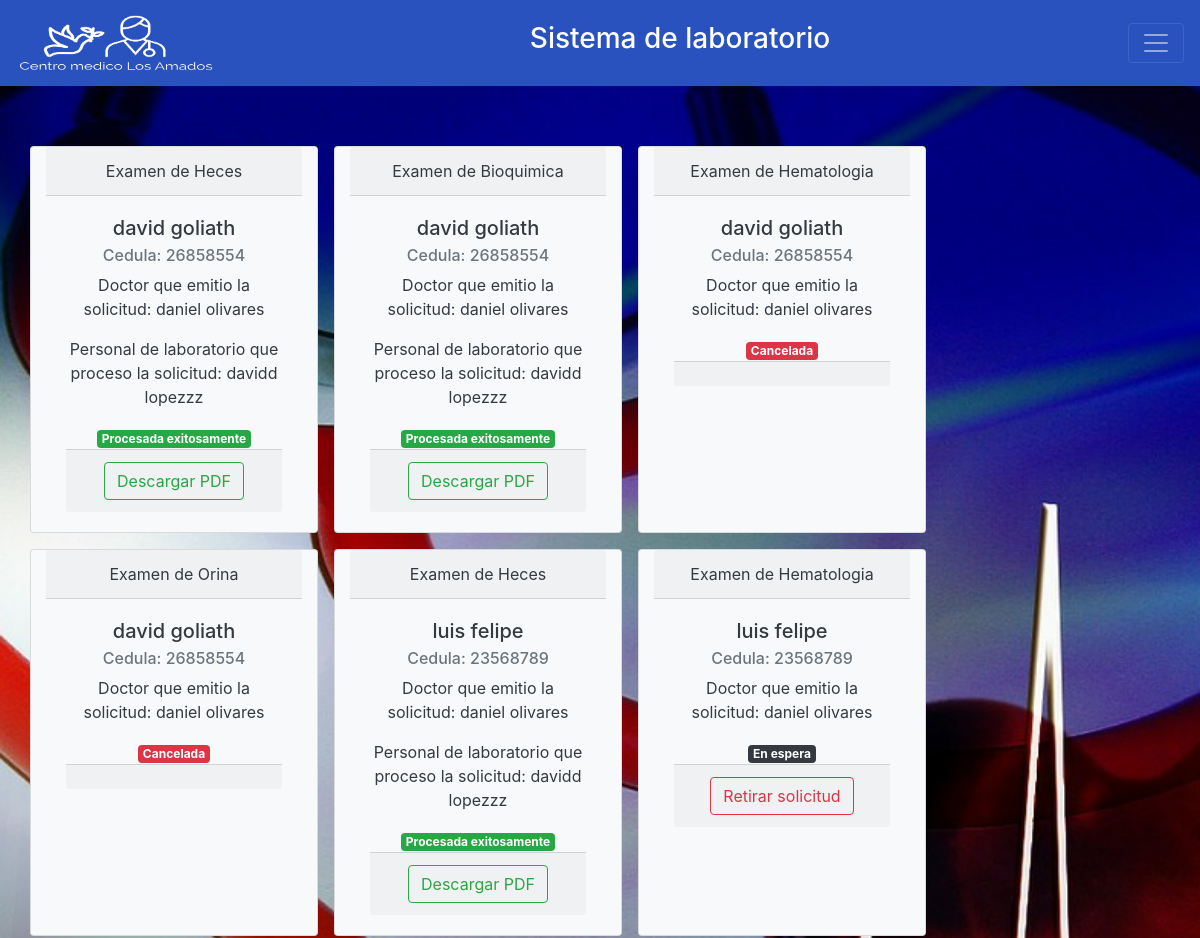
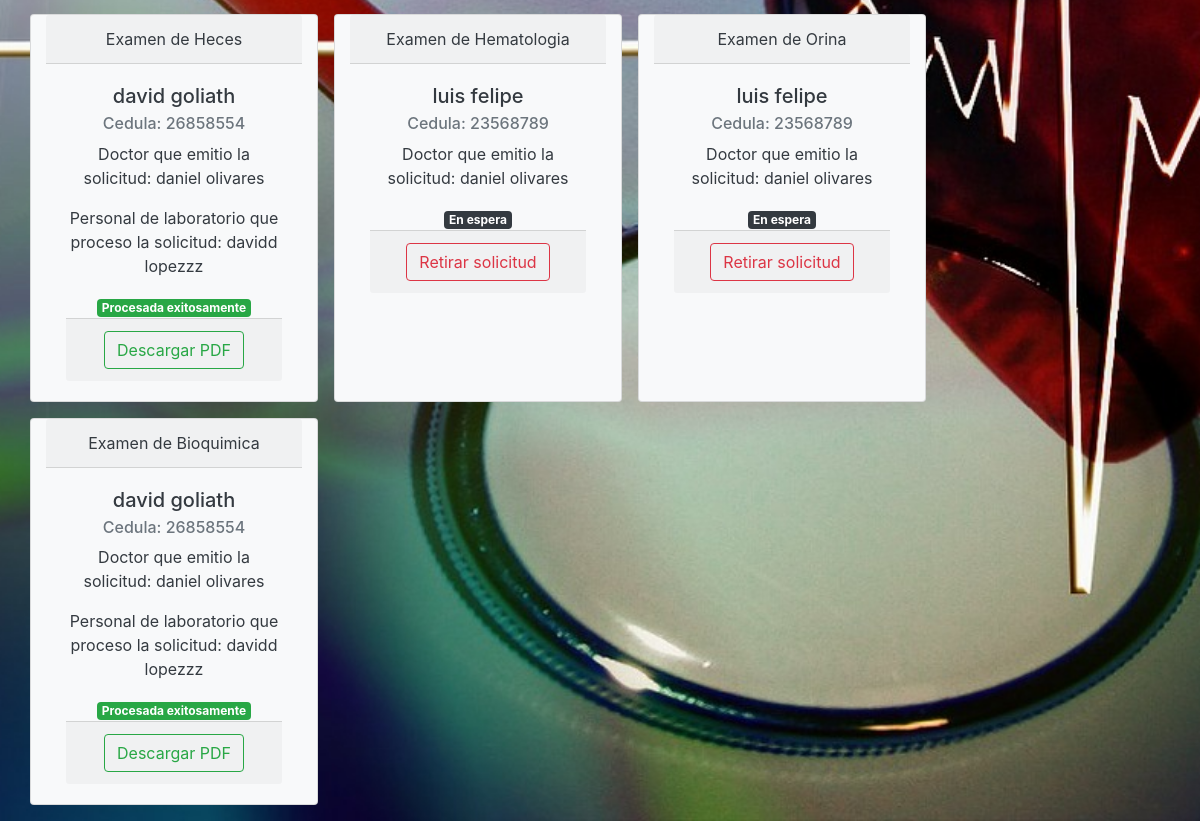
Screenshot of /lexamadmin.php (signed in) with the database file from the repository (2 pictures, top to bottom).
### tables this page shows
CREATE TABLE `examenes` (
  `ID_examen` int(11) NOT NULL,
  `ID_paciente` int(11) NOT NULL,
  `ID_doctor` int(11) NOT NULL,
  `ID_lab` int(11) DEFAULT NULL,
  `tipo` varchar(30) NOT NULL,
  `pdf` varchar(40) DEFAULT NULL,
  `estado` varchar(20) NOT NULL
);

CREATE TABLE `pacientes` (
  `ID` int(11) NOT NULL,
  `nombre` varchar(40) NOT NULL,
  `apellido` varchar(40) NOT NULL,
  `direccion` text DEFAULT NULL,
  `telefono` varchar(20) NOT NULL,
  `ci` bigint(20) NOT NULL,
  `correo` varchar(150) DEFAULT NULL,
  `edad` int(11) DEFAULT NULL
);

CREATE TABLE `usuarios` (
  `ID` int(11) NOT NULL,
  `user` varchar(40) NOT NULL,
  `nombre` varchar(40) DEFAULT NULL,
  `apellido` varchar(40) DEFAULT NULL,
  `telf` varchar(20) DEFAULT NULL,
  `correo` varchar(130) NOT NULL,
  `password` varchar(100) NOT NULL,
  `clase` varchar(20) NOT NULL
);

### lexamadmin.php (the view, shortened to what this page needs)
<?php
include_once('conect.php');
?>
<!DOCTYPE html>
<html lang="es">
<head>
 <link rel="stylesheet" type="text/css" href=css/main.css>
 <link rel="stylesheet" href="https://cdn.jsdelivr.net/npm/bootstrap@4.5.3/dist/css/bootstrap.min.css">
</head>
<body>
<nav class="navbar sticky-top navbar-dark" style="background-color: #2a52be;">
            <a class="navbar-brand" href="adminmenu.php">
                <img src="img/logonav.png" width="200" height="60" class="d-inline-block align-top" alt="" loading="lazy">
            </a>
            <h3 style="color: white;">Sistema de laboratorio</h3>
            <button class="navbar-toggler" type="button" data-toggle="collapse" data-target="#navbarNavAltMarkup" aria-controls="navbarNavAltMarkup" aria-expanded="false" aria-label="Toggle navigation">
                <span class="navbar-toggler-icon"></span>
            </button>
</nav>
<div class="parallaxdoc2">
    <div class="container" style="margin-top:5%">
    <div class="row">
    <?php
        $query="Select * from examenes";
        $rsquery=mysqli_query($con,$query) or die ('Error: '.mysqli_error($con));
        while($fquery=mysqli_fetch_array($rsquery)){
                $idpac=$fquery['ID_paciente'];
            $iddoc=$fquery['ID_doctor'];
            $querypac="Select * from pacientes Where ID='$idpac'";
            $rsquerypac=mysqli_query($con,$querypac) or die ('Error: '.mysqli_error($con));
            $fquerypac=mysqli_fetch_array($rsquerypac);
            $querydoc="Select * from usuarios Where ID='$iddoc'";
            $rsquerydoc=mysqli_query($con,$querydoc) or die ('Error: '.mysqli_error($con));
            $fquerydoc=mysqli_fetch_array($rsquerydoc);
                ?>
                <div class="card text-dark col-lg-4 col-md-4 col-sm-12 col-12 bg-light mb-3 mr-3" style="max-width: 18rem;">
                   <div class="card-header"><?php echo "Examen de ".$fquery['tipo']; ?></div>
                   <div class="card-body">
                      <h5 class="card-title"><?php echo $fquerypac['nombre']." ".$fquerypac['apellido'];?></h5>
                      <h6 class="card-subtitle mb-2 text-muted"><?php echo "Cedula: ".$fquerypac['ci'];?></h6>
                      <p class="card-text"><?php echo "Doctor que emitio la solicitud:"." ".$fquerydoc['nombre']." ".$fquerydoc['apellido'];?></p>
                      <?php
                      $idexamen=$fquery['ID_examen'];
                         if($fquery['estado']=="En espera"){
                             ?>
                             <span class="badge badge-dark">En espera</span>
                             <div class="card-footer">
                             <a href="procesos/retirarsolicitud.php?id=<?php echo $idexamen;?>&location=admin" class="btn btn-outline-danger">Retirar solicitud</a>
                             </div>
                             <?php
                         }elseif($fquery['estado']=="Procesada"){
                            $idlab=$fquery['ID_lab'];
                            $querylab="Select * from usuarios Where ID='$idlab'";
                            $rsquerylab=mysqli_query($con,$querylab) or die ('Error: '.mysqli_error($con));
                            $fquerylab=mysqli_fetch_array($rsquerylab);
                             ?>
                             <p class="card-text"><?php echo "Personal de laboratorio que proceso la solicitud:"." ".$fquerylab['nombre']." ".$fquerylab['apellido'];?></p>
                             <span class="badge badge-success">Procesada exitosamente</span>
                             <div class="card-footer">
                             <a href="procesos/descargarpdf.php?id=<?php echo $idexamen;?>" class="btn btn-outline-success">Descargar PDF</a>
                              </div>
                             <?php
                         }else{
                             ?>
                             <span class="badge badge-danger">Cancelada</span>
                             <div class="card-footer">
                              </div>
                             <?php
                         }
                      ?>
                    </div>
                </div>
                <?php
        }
     ?>
    </div>
    </div>
</div>
</body>
</html>

### css/main.css (style rules this page uses)
.parallaxdoc2 { background-image: url(../img/backdoc2.jpg); background-position: 50% 50%; background-size: cover; background-attachment: fixed; background-repeat: no-repeat; display: flex; text-align: center; }
html,body { height:100%; margin:0; display: flex; flex-direction: column; }

### rows the page displays
examenes: tipo "Heces", ID_paciente.nombre "david", ID_paciente.apellido "goliath", ID_paciente.ci "26858554", usuarios.nombre "daniel", usuarios.apellido "olivares", usuarios.nombre "davidd", usuarios.apellido "lopezzz"
examenes: tipo "Bioquimica", ID_paciente.nombre "david", ID_paciente.apellido "goliath", ID_paciente.ci "26858554", usuarios.nombre "daniel", usuarios.apellido "olivares", usuarios.nombre "davidd", usuarios.apellido "lopezzz"
examenes: tipo "Hematologia", ID_paciente.nombre "david", ID_paciente.apellido "goliath", ID_paciente.ci "26858554", usuarios.nombre "daniel", usuarios.apellido "olivares", estado "Cancelada"
examenes: tipo "Orina", ID_paciente.nombre "david", ID_paciente.apellido "goliath", ID_paciente.ci "26858554", usuarios.nombre "daniel", usuarios.apellido "olivares", estado "Cancelada"
examenes: tipo "Heces", ID_paciente.nombre "luis", ID_paciente.apellido "felipe", ID_paciente.ci "23568789", usuarios.nombre "daniel", usuarios.apellido "olivares", usuarios.nombre "davidd", usuarios.apellido "lopezzz"
examenes: tipo "Hematologia", ID_paciente.nombre "luis", ID_paciente.apellido "felipe", ID_paciente.ci "23568789", usuarios.nombre "daniel", usuarios.apellido "olivares"
examenes: tipo "Heces", ID_paciente.nombre "david", ID_paciente.apellido "goliath", ID_paciente.ci "26858554", usuarios.nombre "daniel", usuarios.apellido "olivares", usuarios.nombre "davidd", usuarios.apellido "lopezzz"
examenes: tipo "Hematologia", ID_paciente.nombre "luis", ID_paciente.apellido "felipe", ID_paciente.ci "23568789", usuarios.nombre "daniel", usuarios.apellido "olivares"
examenes: tipo "Orina", ID_paciente.nombre "luis", ID_paciente.apellido "felipe", ID_paciente.ci "23568789", usuarios.nombre "daniel", usuarios.apellido "olivares"
examenes: tipo "Bioquimica", ID_paciente.nombre "david", ID_paciente.apellido "goliath", ID_paciente.ci "26858554", usuarios.nombre "daniel", usuarios.apellido "olivares", usuarios.nombre "davidd", usuarios.apellido "lopezzz"
